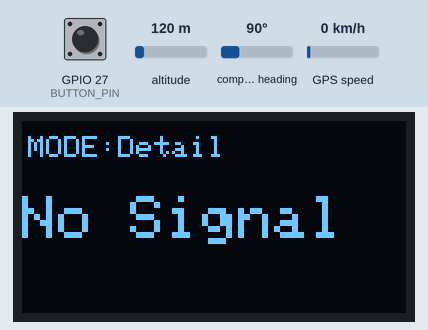
This sketch was run on a simulated ESP32. On the bench: 128×64 one-colour display. Inputs (shaded band) come from the test bench; at power-on: GPIO 27 (BUTTON_PIN) HIGH, GPS speed 0 km/h, compass heading 90°, altitude 120 m. The GPS gets a fix after 3 s at 37.7749, -122.4194 with 8 satellites; what the sketch prints to the serial monitor is not drawn.

Above: at 3.2 s.
3.3 s: GPIO 27 (BUTTON_PIN) pulled LOW for 0.15 s
At 5.0 s:
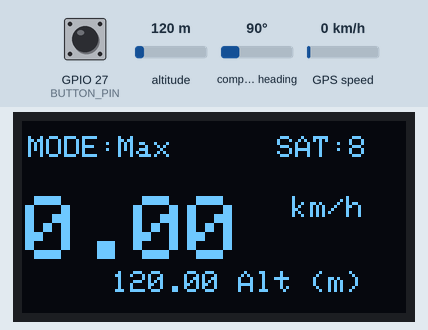
7.3 s: GPS speed set to 2 km/h
At 8.8 s:
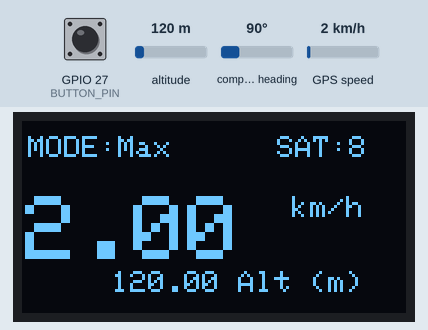
9.8 s: GPIO 27 (BUTTON_PIN) pulled LOW for 1 s
At 11.8 s:
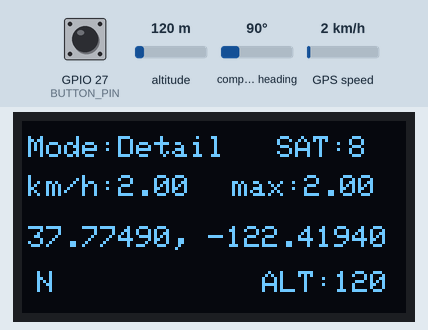
12.9 s: compass heading set to 7°
At 15.1 s:
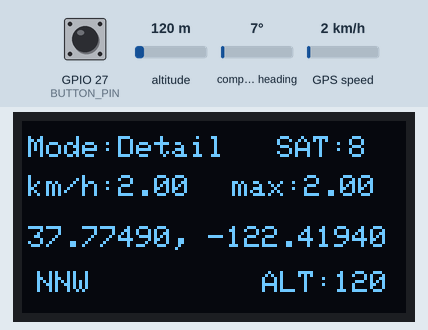
16.9 s: compass heading set to 269°
At 18.3 s:
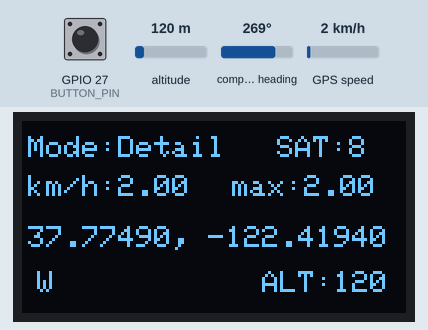
20.9 s: altitude set to 20 m
At 23.3 s:
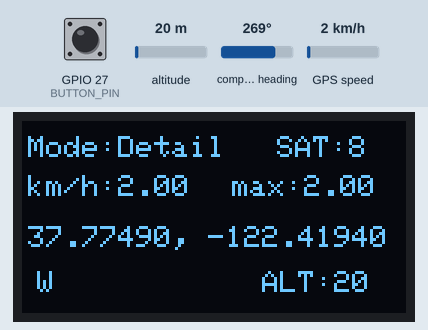
Timing chart, 0 to 23.9 s (numbered marks = the images above; inputs shaded):
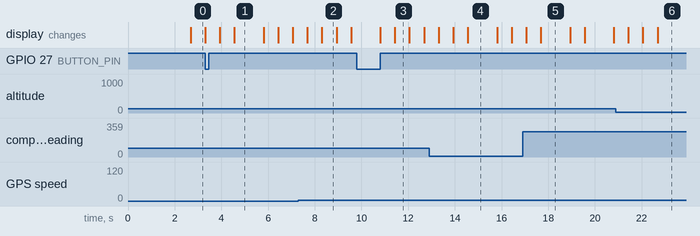

The sketch:

esp32GPSSpeedo.ino
```cpp
//GPS Speedo by StudioShemp, built initially on ESP32 Devkit V1 but moved to a Firebeetle ESP32-E (DR-0654) for embedded LiPo battery support/portability.


#include <Wire.h>
#include <Adafruit_SSD1306.h>
#include <TinyGPS++.h>
#include <EasyButton.h>

#define SCREEN_WIDTH 128 // OLED display width, in pixels
#define SCREEN_HEIGHT 64 // OLED display height, in pixels

#define BUTTON_PIN 27 //button on D4/GPIO27

EasyButton button(BUTTON_PIN);

//On ESP32: GPIO-21(SDA), GPIO-22(SCL)
#define OLED_RESET -1 //Reset pin # (or -1 if sharing ESP32 reset pin)
#define SCREEN_ADDRESS 0x3C //See datasheet for Address
Adafruit_SSD1306 display(SCREEN_WIDTH, SCREEN_HEIGHT, &Wire, OLED_RESET);


#define RXD2 16
#define TXD2 17
HardwareSerial neogps(1);

int gpsmode;
double maxgps_speed;
double maxgps_alt;
TinyGPSPlus gps;
String heading;


void onPressed()
{
  gpsmode = gpsmode + 1;
  Serial.println("Mode select pressed - Mode ");
  Serial.print(gpsmode);
  if (gpsmode == 2) {
    gpsmode = 0;
    //    maxgps_speed = 0;
  }
}

void setup() {
  Serial.begin(115200);
  //Begin serial communication Arduino IDE (Serial Monitor)

  //Begin serial communication Neo6mGPS
  neogps.begin(9600, SERIAL_8N1, RXD2, TXD2);

  // SSD1306_SWITCHCAPVCC = lift display voltage from 3.3V rail.
  if (!display.begin(SSD1306_SWITCHCAPVCC, SCREEN_ADDRESS)) {
    Serial.println(F("SSD1306 memory allocation failed"));
    for (;;); // stop/endless loop
  }

  display.clearDisplay();
  display.display();
  delay(2000);

  button.begin();
  // Add the callback function to be called when the button is pressed.
  button.onPressed(onPressed);

}

void loop() {
  // Continuously read the status of the button.
  button.read();


  boolean newData = false;
  for (unsigned long start = millis(); millis() - start < 600;)
  {
    while (neogps.available())
    {
      if (gps.encode(neogps.read()))
      {
        newData = true;
      }
    }
  }

  //If newData is true
  if (newData == true)
  {
    newData = false;
    Serial.println(gps.satellites.value());
    if (gpsmode == 0) {
      print_detail();
    }
    else {
      print_max();
    }
  }
  else
  {
    display.clearDisplay();
    display.setTextColor(SSD1306_WHITE);
    display.setCursor(0, 25);
    display.setTextSize(2);
    display.print("No Signal");
    display.display();
  }

}

void print_detail()
{
  display.clearDisplay();
  display.setTextColor(SSD1306_WHITE);

  if (gps.location.isValid() == 1)
  {
    display.setTextSize(1);
    display.setCursor(2, 5);
    display.print("Mode:Detail");


    display.setTextSize(1);
    display.setCursor(85, 5);
    display.print("SAT:");
    display.print(gps.satellites.value());

    display.setTextSize(1);
    display.setCursor(2, 18);
    display.print("km/h:");
    display.print(gps.speed.kmph());

    if ( gps.speed.kmph() > maxgps_speed) {
      maxgps_speed = gps.speed.kmph();
    }
    display.setCursor(70, 18);
    display.print("max:");
    display.print(maxgps_speed);

    display.setCursor(2, 35);
    display.print(gps.location.lat(), 5);
    display.print(", ");
    display.print(gps.location.lng(), 5);

    heading = gps.cardinal(gps.course.value());

    display.setCursor(5, 50);
    display.print(heading);


    display.setTextSize(1);
    display.setCursor(80, 50);
    display.print("ALT:");
    display.print(gps.altitude.meters(), 0);
    if ( gps.altitude.meters() > maxgps_alt) {
      maxgps_alt = gps.altitude.meters();
    }
    display.display();
  }
  else
  {
    display.clearDisplay();
    display.setTextColor(SSD1306_WHITE);
    display.setTextSize(1);
    display.setCursor(2, 5);
    display.print("MODE:Detail");
    display.setCursor(0, 25);
    display.setTextSize(2);
    display.print("No Signal");
    display.display();
  }

}

void print_max()
{
  display.clearDisplay();
  display.setTextColor(SSD1306_WHITE);

  if (gps.location.isValid() == 1)
  {

    display.setTextSize(1);
    display.setCursor(2, 5);
    display.print("MODE:Max");


    display.setTextSize(1);
    display.setCursor(85, 5);
    display.print("SAT:");
    display.print(gps.satellites.value());

    //String gps_speed = String(gps.speed.kmph());
    display.setTextSize(3);


    if ( gps.speed.kmph() > maxgps_speed) {
      maxgps_speed = gps.speed.kmph();
    }
    display.setCursor(1, 25);

    display.print(maxgps_speed);
    display.setTextSize(1);
    display.setCursor(90, 25);
    display.print("km/h");
    display.setCursor(30, 50);
    display.print(maxgps_alt);
    display.print(" Alt (m)");
    display.display();
  }
  else
  {
    display.clearDisplay();
    display.setTextColor(SSD1306_WHITE);
    display.setTextSize(1);
    display.setCursor(2, 5);
    display.print("MODE: Max");
    display.setCursor(0, 25);
    display.setTextSize(2);
    display.print("No Signal");
    display.display();
  }

}
```

Measured:
- after the input at 3.3 s, the display: first differs from a run without the input after 1.3 s (image 1)
- after the input at 7.3 s, the display: first differs from a run without the input after 1.0 s (image 2)
- after the input at 9.8 s, the display: first differs from a run without the input after 1.6 s (image 3)
- after the input at 12.9 s, the display: changes after 0.41 s (image 4)
- after the input at 16.9 s, the display: first differs from a run without the input after 0.78 s (image 5)
- after the input at 20.9 s, the display: changes after 0.53 s (image 6)
- what the display in image 1 shows lasts 1.2 s, from 4.6 s to 5.8 s
